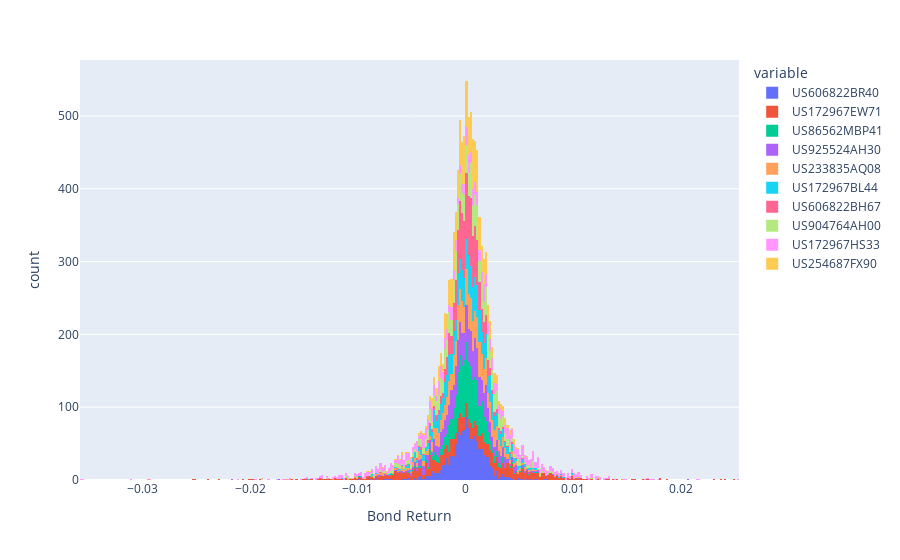

The cell this chart's notebook holds for it:
### Markdown cell above
Now that we have our pricers set up and transformed our data into something a little closer to an "invariant," we can start building return distributions for our portfolio. We do this using a new prior I introduced, the `NonLinearPrior`. The `NonLinearPrior` is fitted with a history of market quotes, not a history of returns. It then takes the latest market quotes (the reference quotes) and uses it to price the portfolio. These are the reference prices with respect to which returns will be measured. The same reference quotes used to make are reference prices are then multiplied by the historical returns of the quotes to build a distribution of the following day's market quotes. On this distribution of market_quotes we call the `price_df` function to turn them back into prices and then simply divide them by our reference_prices to create a return distribution.

### Code cell
pricing_context = QLMarketContext(ql_env=ql_env).update_from_series(
    z_spreads.join(rates).iloc[-1]
)

prior = NonLinearPrior(
    portfolio_instruments,
    reference_market_context=pricing_context,
)
returns = pd.DataFrame(
    prior.fit(X, market_quotes=z_spreads).return_distribution_.returns,
    columns=bond_prices.columns,
)

px.histogram(returns, labels={"value": "Bond Return"})

### Figure 1 — Plotly figure (JSON) as saved in the notebook; plotly's stock layout.template omitted (floating-point values rounded to 4 significant figures; data arrays with more than 128 entries replaced by an {"elided": "..."} marker saying what was removed)
{"data": [{"bingroup": "x", "hovertemplate": "variable=US606822BR40<br>Bond Return=%{x}<br>count=%{y}<extra></extra>", "legendgroup": "US606822BR40", "marker": {"color": "#636efa", "pattern": {"shape": ""}}, "name": "US606822BR40", "orientation": "v", "showlegend": true, "type": "histogram", "x": {"elided": "1230 float values"}, "xaxis": "x", "yaxis": "y"}, {"bingroup": "x", "hovertemplate": "variable=US172967EW71<br>Bond Return=%{x}<br>count=%{y}<extra></extra>", "legendgroup": "US172967EW71", "marker": {"color": "#EF553B", "pattern": {"shape": ""}}, "name": "US172967EW71", "orientation": "v", "showlegend": true, "type": "histogram", "x": {"elided": "1230 float values"}, "xaxis": "x", "yaxis": "y"}, {"bingroup": "x", "hovertemplate": "variable=US86562MBP41<br>Bond Return=%{x}<br>count=%{y}<extra></extra>", "legendgroup": "US86562MBP41", "marker": {"color": "#00cc96", "pattern": {"shape": ""}}, "name": "US86562MBP41", "orientation": "v", "showlegend": true, "type": "histogram", "x": {"elided": "1230 float values"}, "xaxis": "x", "yaxis": "y"}, {"bingroup": "x", "hovertemplate": "variable=US925524AH30<br>Bond Return=%{x}<br>count=%{y}<extra></extra>", "legendgroup": "US925524AH30", "marker": {"color": "#ab63fa", "pattern": {"shape": ""}}, "name": "US925524AH30", "orientation": "v", "showlegend": true, "type": "histogram", "x": {"elided": "1230 float values"}, "xaxis": "x", "yaxis": "y"}, {"bingroup": "x", "hovertemplate": "variable=US233835AQ08<br>Bond Return=%{x}<br>count=%{y}<extra></extra>", "legendgroup": "US233835AQ08", "marker": {"color": "#FFA15A", "pattern": {"shape": ""}}, "name": "US233835AQ08", "orientation": "v", "showlegend": true, "type": "histogram", "x": {"elided": "1230 float values"}, "xaxis": "x", "yaxis": "y"}, {"bingroup": "x", "hovertemplate": "variable=US172967BL44<br>Bond Return=%{x}<br>count=%{y}<extra></extra>", "legendgroup": "US172967BL44", "marker": {"color": "#19d3f3", "pattern": {"shape": ""}}, "name": "US172967BL44", "orientation": "v", "showlegend": true, "type": "histogram", "x": {"elided": "1230 float values"}, "xaxis": "x", "yaxis": "y"}, {"bingroup": "x", "hovertemplate": "variable=US606822BH67<br>Bond Return=%{x}<br>count=%{y}<extra></extra>", "legendgroup": "US606822BH67", "marker": {"color": "#FF6692", "pattern": {"shape": ""}}, "name": "US606822BH67", "orientation": "v", "showlegend": true, "type": "histogram", "x": {"elided": "1230 float values"}, "xaxis": "x", "yaxis": "y"}, {"bingroup": "x", "hovertemplate": "variable=US904764AH00<br>Bond Return=%{x}<br>count=%{y}<extra></extra>", "legendgroup": "US904764AH00", "marker": {"color": "#B6E880", "pattern": {"shape": ""}}, "name": "US904764AH00", "orientation": "v", "showlegend": true, "type": "histogram", "x": {"elided": "1230 float values"}, "xaxis": "x", "yaxis": "y"}, {"bingroup": "x", "hovertemplate": "variable=US172967HS33<br>Bond Return=%{x}<br>count=%{y}<extra></extra>", "legendgroup": "US172967HS33", "marker": {"color": "#FF97FF", "pattern": {"shape": ""}}, "name": "US172967HS33", "orientation": "v", "showlegend": true, "type": "histogram", "x": {"elided": "1230 float values"}, "xaxis": "x", "yaxis": "y"}, {"bingroup": "x", "hovertemplate": "variable=US254687FX90<br>Bond Return=%{x}<br>count=%{y}<extra></extra>", "legendgroup": "US254687FX90", "marker": {"color": "#FECB52", "pattern": {"shape": ""}}, "name": "US254687FX90", "orientation": "v", "showlegend": true, "type": "histogram", "x": {"elided": "1230 float values"}, "xaxis": "x", "yaxis": "y"}], "layout": {"barmode": "relative", "legend": {"title": {"text": "variable"}, "tracegroupgap": 0}, "margin": {"t": 60}, "xaxis": {"anchor": "y", "domain": [0, 1], "title": {"text": "Bond Return"}}, "yaxis": {"anchor": "x", "domain": [0, 1], "title": {"text": "count"}}}}
